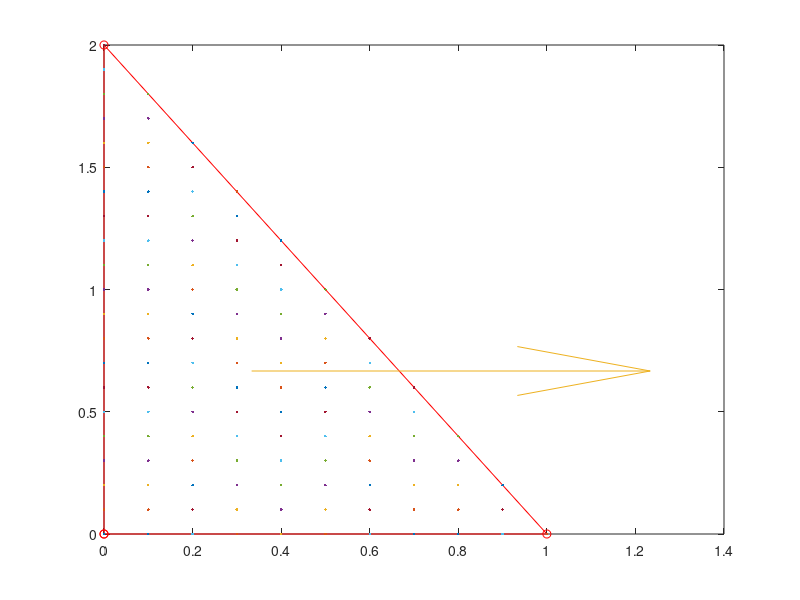

The MATLAB source for this figure:
% Make a triangle
close all
clear all
V1 = [0 0]
V2 = [1 0]
V3 = [0 2]

plot([V1(1) V2(1) V3(1) V1(1)], [V1(2) V2(2) V3(2) V1(2)],'r-o')
hold on
% basis function associated with node 1

Plane_Mat = [V1(1) V1(2) 1; V2(1) V2(2) 1; V3(1) V3(2) 1];
RHS = [0 1 0]';

abc = Plane_Mat\RHS;

a = abc(1);
b = abc(2);
c = abc(3);

for(x=0:0.1:1)
    for(y=0:0.1:(2-2*x))
        z = a*x + b*y + c;
        plot3(x, y, z,'.')
        
    end
end

% slope of basis function
Centroid = (V1+V2+V3)/3;

quiver(Centroid(1), Centroid(2), a, b)